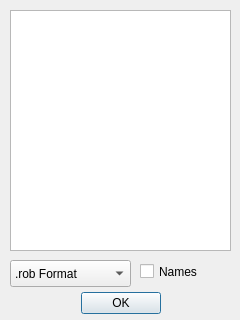
<?xml version="1.0" encoding="UTF-8"?>
<ui version="4.0">
 <class>CollisionOutput</class>
 <widget class="QDialog" name="CollisionOutput">
  <property name="geometry">
   <rect>
    <x>0</x>
    <y>0</y>
    <width>240</width>
    <height>320</height>
   </rect>
  </property>
  <property name="windowTitle">
   <string>Collisions</string>
  </property>
  <widget class="QTextEdit" name="textEdit">
   <property name="geometry">
    <rect>
     <x>10</x>
     <y>10</y>
     <width>221</width>
     <height>241</height>
    </rect>
   </property>
  </widget>
  <widget class="QDialogButtonBox" name="buttonBox">
   <property name="geometry">
    <rect>
     <x>80</x>
     <y>290</y>
     <width>81</width>
     <height>27</height>
    </rect>
   </property>
   <property name="standardButtons">
    <set>QDialogButtonBox::Ok</set>
   </property>
  </widget>
  <widget class="QComboBox" name="formatCombo">
   <property name="geometry">
    <rect>
     <x>10</x>
     <y>260</y>
     <width>121</width>
     <height>27</height>
    </rect>
   </property>
   <item>
    <property name="text">
     <string>.rob Format</string>
    </property>
   </item>
   <item>
    <property name="text">
     <string>URDF Format</string>
    </property>
   </item>
  </widget>
  <widget class="QCheckBox" name="namesCheck">
   <property name="geometry">
    <rect>
     <x>140</x>
     <y>260</y>
     <width>92</width>
     <height>23</height>
    </rect>
   </property>
   <property name="text">
    <string>Names</string>
   </property>
  </widget>
 </widget>
 <resources/>
 <connections>
  <connection>
   <sender>buttonBox</sender>
   <signal>accepted()</signal>
   <receiver>CollisionOutput</receiver>
   <slot>close()</slot>
   <hints>
    <hint type="sourcelabel">
     <x>187</x>
     <y>305</y>
    </hint>
    <hint type="destinationlabel">
     <x>217</x>
     <y>300</y>
    </hint>
   </hints>
  </connection>
  <connection>
   <sender>formatCombo</sender>
   <signal>activated(int)</signal>
   <receiver>CollisionOutput</receiver>
   <slot>SetFormat(int)</slot>
   <hints>
    <hint type="sourcelabel">
     <x>106</x>
     <y>273</y>
    </hint>
    <hint type="destinationlabel">
     <x>158</x>
     <y>266</y>
    </hint>
   </hints>
  </connection>
  <connection>
   <sender>namesCheck</sender>
   <signal>stateChanged(int)</signal>
   <receiver>CollisionOutput</receiver>
   <slot>OnNamesClicked(int)</slot>
   <hints>
    <hint type="sourcelabel">
     <x>212</x>
     <y>267</y>
    </hint>
    <hint type="destinationlabel">
     <x>245</x>
     <y>245</y>
    </hint>
   </hints>
  </connection>
 </connections>
 <slots>
  <slot>SetFormat(int)</slot>
  <slot>OnNamesClicked(int)</slot>
 </slots>
</ui>
